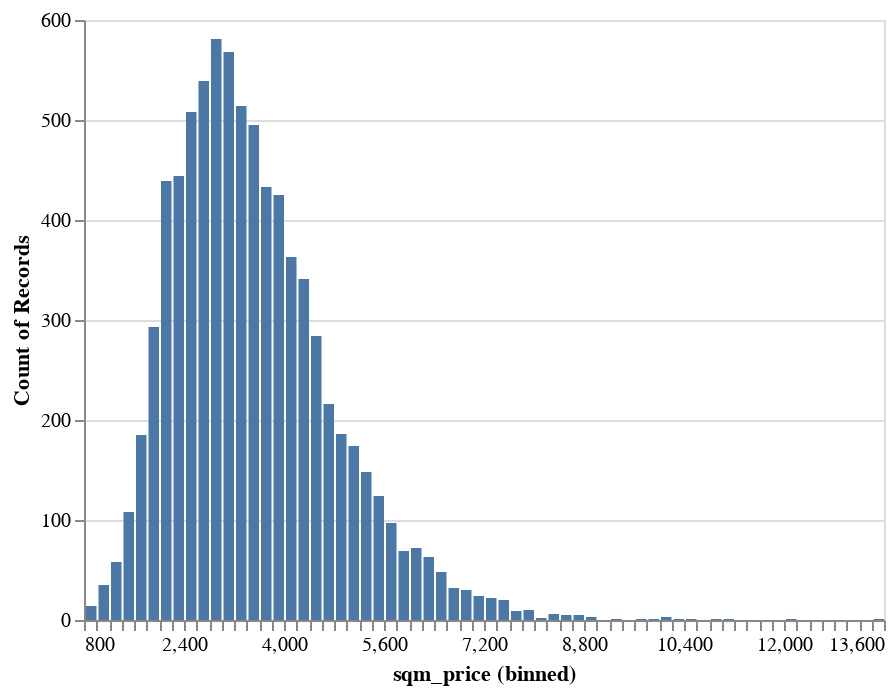

The notebook cell saved with this chart:
### Code cell
alt.Chart(d).mark_bar().encode(
    alt.X("sqm_price:Q", 
            bin=alt.BinParams(maxbins=100)),
    y="count()"
)

### Figure 1 — Vega-Lite specification as saved in the notebook (floating-point values rounded to 4 significant figures; data arrays with more than 128 entries replaced by an {"elided": "..."} marker saying what was removed)
{"$schema": "https://vega.github.io/schema/vega-lite/v3.4.0.json", "config": {"mark": {"tooltip": null}, "view": {"height": 300, "width": 400}}, "data": {"name": "data-63573666838af5c52ac76500fc955f61"}, "datasets": {"data-63573666838af5c52ac76500fc955f61": {"elided": "8004 records"}}, "encoding": {"x": {"bin": {"maxbins": 100}, "field": "sqm_price", "type": "quantitative"}, "y": {"aggregate": "count", "type": "quantitative"}}, "mark": "bar"}
